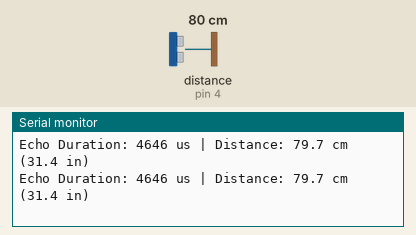
This sketch was run on a simulated Arduino Uno, built with avr-gcc and run on an emulated ATmega328P. Shown: the last lines printed to the serial monitor. Wiring (inferred from the names in the program): ultrasonic range finder: trigger pin 3; echo pin 4. The inputs (shaded band) are chosen by the test bench; at power-on: distance to the obstacle (sensor on pin 4) 80 cm. The echo pulse lasts 58.3 µs per cm.

Above: at 1.3 s.
1.4 s: distance to the obstacle (sensor on pin 4) set to 2 cm
At 1.56 s:
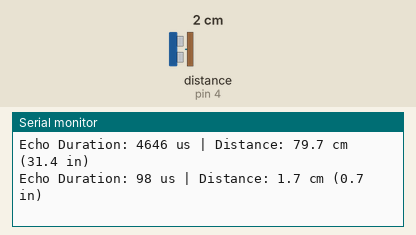
2.9 s: distance to the obstacle (sensor on pin 4) set to 4 cm
At 2.96 s:
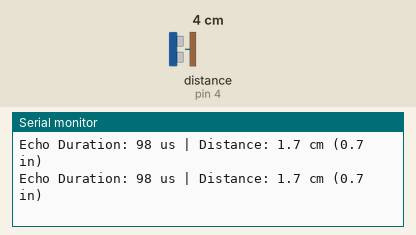
Timing chart, 0 to 5.9 s (numbered marks = the images above; inputs shaded):
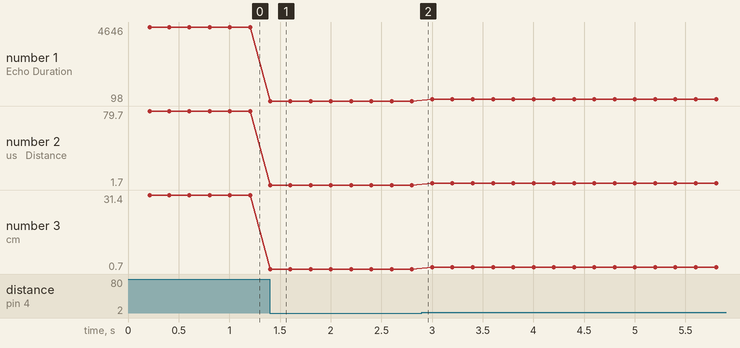

Measured:
- after the input at 1.4 s, the serial monitor: prints a new line at once (image 1)
- plotted number 1: 4646 → 98 after the input at 1.4 s, 98 → 215 after the input at 2.9 s
- plotted number 2: 79.7 → 1.7 after the input at 1.4 s, 1.7 → 3.7 after the input at 2.9 s
- plotted number 3: 31.4 → 0.7 after the input at 1.4 s, 0.7 → 1.5 after the input at 2.9 s

The sketch:

Day_07_Ultrasonic_Distance.ino
```cpp
/*
 * 100 Projects with Arduino - Day 7
 * Project: Ultrasonic Sensor Distance Measurer (HC-SR04)
 *
 * DESCRIPTION:
 * This project demonstrates how to interface the HC-SR04 ultrasonic distance sensor.
 * It measures the distance to an object using sound waves and displays the results in centimeters
 * and inches on the Serial Monitor. To maintain professional coding standards:
 * 1. The sensor trigger timing is controlled using a non-blocking millis() scheduler.
 * 2. The pulseIn() function is configured with a timeout (26,000 microseconds) to prevent
 *    the Arduino from freezing if the echo pulse is missed or the target is out of range.
 *
 * THEORY OF OPERATION:
 * 1. The HC-SR04 ultrasonic sensor operates on the principle of echolocation (similar to bats).
 *    It contains two piezoelectric transducers: one transmitter (speaker) and one receiver
 * (microphone).
 * 2. The Measurement Process:
 *    - The Arduino sends a 10-microsecond high pulse to the Trigger pin.
 *    - The sensor responds by transmitting an ultrasonic burst of 8 pulses at 40 kHz.
 *    - The sensor sets its Echo pin to HIGH.
 *    - The sound waves travel through the air, strike an object, and bounce back.
 *    - The receiver detects the returning wave, and the sensor pulls the Echo pin LOW.
 * 3. The time the Echo pin remains HIGH equals the total travel time (round trip) of the sound
 * wave.
 * 4. Physics Math:
 *    The speed of sound in air at 20°C is approximately 343 m/s (or 0.0343 cm/µs).
 *    Since the pulse travels to the object and back, the distance is:
 *    Distance (cm) = (Travel Time in µs * 0.0343) / 2
 *    Which simplifies to:
 *    Distance (cm) = Travel Time / 58.3
 *    Distance (inches) = Travel Time / 148.0
 *
 * WIRING:
 * - HC-SR04 VCC  -> Arduino 5V
 * - HC-SR04 GND  -> Arduino GND
 * - HC-SR04 Trig -> Arduino Pin 3
 * - HC-SR04 Echo -> Arduino Pin 4
 */

// --- PIN DEFINITIONS ---
const int TRIG_PIN = 3;  // Digital output pin to trigger the ultrasonic pulse
const int ECHO_PIN = 4;  // Digital input pin to read the echo pulse duration

// --- SCHEDULER VARIABLES ---
unsigned long lastMeasureTime = 0;          // Stores the last time a measurement was taken
const unsigned long measureInterval = 200;  // Time between measurements in milliseconds (5 Hz)

// --- PHYSICS CONSTANTS ---
// Maximum timeout for pulseIn. If sound travels at 343 m/s, a round trip of 4.5 meters
// (450 cm) takes: (450 * 2) / 0.0343 = 26,239 microseconds.
// Setting the timeout to 26,000 µs prevents the code from blocking if nothing is detected.
const unsigned long ECHO_TIMEOUT = 26000;

void setup() {
  // Initialize Serial Monitor
  Serial.begin(9600);

  // Configure pin modes
  pinMode(TRIG_PIN, OUTPUT);
  pinMode(ECHO_PIN, INPUT);

  // Set trigger pin to idle LOW state
  digitalWrite(TRIG_PIN, LOW);

  Serial.println("==================================================");
  Serial.println("Day 7: Ultrasonic Sensor Distance Measurer (HC-SR04)");
  Serial.println("==================================================");
  Serial.println("System Initialized. Point sensor at target...");
}

void loop() {
  unsigned long currentTime = millis();

  // Step 1: Run measurement at scheduled non-blocking interval (every 200ms)
  if (currentTime - lastMeasureTime >= measureInterval) {
    lastMeasureTime = currentTime;

    // Step 2: Trigger the ultrasonic transducer
    // We send a short 2µs LOW pulse to ensure a clean HIGH pulse, then a 10µs HIGH pulse.
    digitalWrite(TRIG_PIN, LOW);
    delayMicroseconds(2);
    digitalWrite(TRIG_PIN, HIGH);
    delayMicroseconds(10);
    digitalWrite(TRIG_PIN, LOW);

    // Step 3: Measure the duration the Echo pin is HIGH.
    // pulseIn(pin, value, timeout_microseconds) returns the duration in microseconds.
    // If the timeout is reached without an echo, it returns 0.
    unsigned long duration = pulseIn(ECHO_PIN, HIGH, ECHO_TIMEOUT);

    // Step 4: Calculate distance if a valid echo was received
    if (duration == 0) {
      Serial.println("[ERROR] Out of range or no obstacle detected.");
    } else {
      // Calculate distances using simplified physics constants
      float distanceCm = duration / 58.3;
      float distanceInches = duration / 148.0;

      // Print telemetry log
      Serial.print("Echo Duration: ");
      Serial.print(duration);
      Serial.print(" us | Distance: ");
      Serial.print(distanceCm, 1);
      Serial.print(" cm (");
      Serial.print(distanceInches, 1);
      Serial.println(" in)");
    }
  }

  // Non-blocking architecture allows the Arduino to handle other tasks concurrently
}
```
